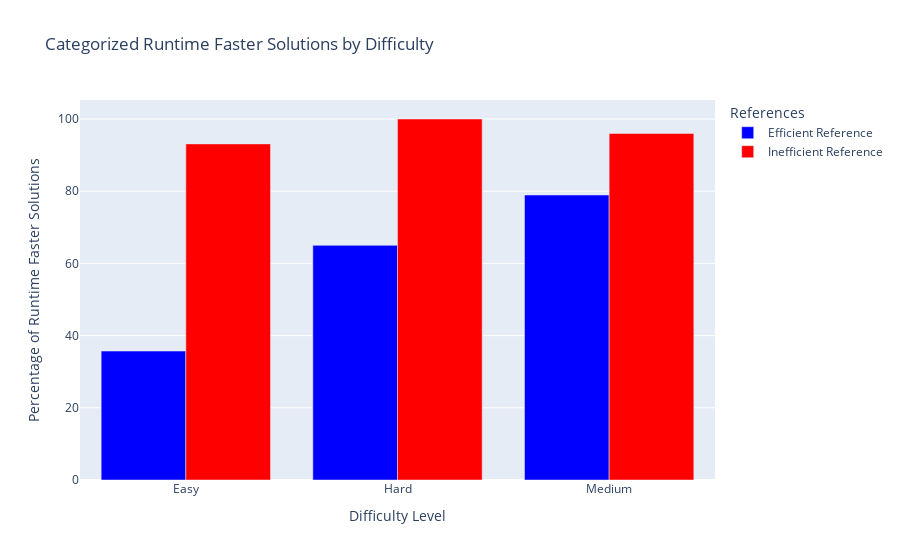
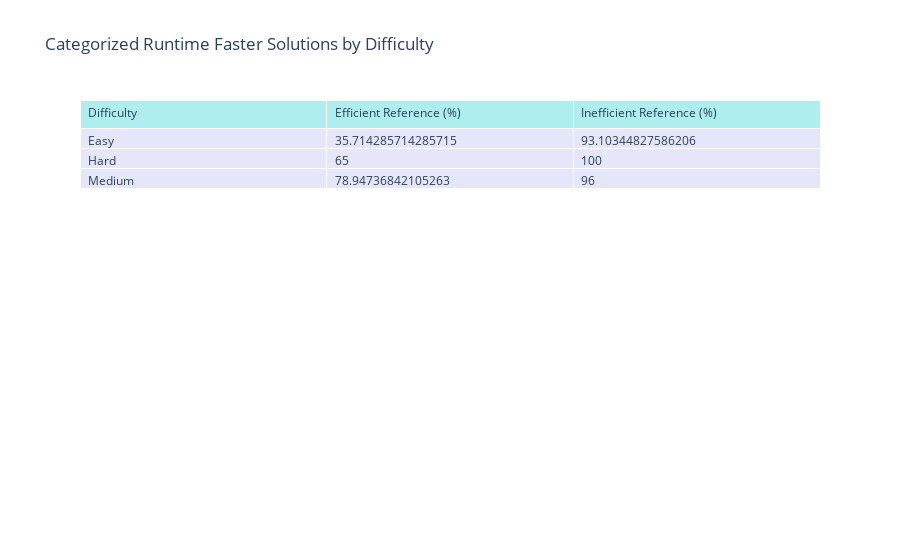

Notebook source saved alongside these figures, in order:
### Code cell
import pandas as pd
import plotly.graph_objects as go

llama_codegen_file_1 = "/Users/bisman/Documents/ECS 260/Project github/CodeRefineAI/dataset/P1/balanced_samples_llama_codegen_submissions.json"
llama_diff_with_rt_eff = get_diff(llama_codegen_file_1, REFERENCE_FILE_RT_EFF)
llama_diff_with_rt_ineff = get_diff(llama_codegen_file_1, REFERENCE_FILE_RT_INEFF)

# Print percentage of generated code faster than reference solutions
print("Percentage of Generated Code Faster than Runtime Efficient Reference Solution:", llama_diff_with_rt_eff["percentage_runtime_faster_solutions"])
print("Percentage of Generated Code Faster than Runtime Inefficient Reference Solution:", llama_diff_with_rt_ineff["percentage_runtime_faster_solutions"])

# Convert categorized runtime faster solutions by difficulty into DataFrames
difficulty_eff = pd.DataFrame(
    {'Difficulty': list(llama_diff_with_rt_eff["categorized_rt_faster_solutions_by_difficulty"]['difficulty']),
     'Percentage': list(llama_diff_with_rt_eff["categorized_rt_faster_solutions_by_difficulty"]['percentage_runtime_faster_solutions'])}
)

difficulty_ineff = pd.DataFrame(
    {'Difficulty': list(llama_diff_with_rt_ineff["categorized_rt_faster_solutions_by_difficulty"]['difficulty']),
     'Percentage': list(llama_diff_with_rt_ineff["categorized_rt_faster_solutions_by_difficulty"]['percentage_runtime_faster_solutions'])}
)

# Ensure both DataFrames have the same difficulty levels
difficulty_levels = sorted(set(difficulty_eff['Difficulty']).union(set(difficulty_ineff['Difficulty'])))
difficulty_eff = difficulty_eff.set_index('Difficulty').reindex(difficulty_levels).fillna(0).reset_index()
difficulty_ineff = difficulty_ineff.set_index('Difficulty').reindex(difficulty_levels).fillna(0).reset_index()

# ---- Bar Chart: Runtime Faster Solutions by Difficulty (Grouped) ----
fig = go.Figure()

# Add bars for Efficient Reference
fig.add_trace(go.Bar(
    x=difficulty_eff['Difficulty'],
    y=difficulty_eff['Percentage'],
    name='Efficient Reference',
    marker_color='blue'
))

# Add bars for Inefficient Reference
fig.add_trace(go.Bar(
    x=difficulty_ineff['Difficulty'],
    y=difficulty_ineff['Percentage'],
    name='Inefficient Reference',
    marker_color='red'
))

# Update layout to group the bars and show a legend
fig.update_layout(
    barmode='group',
    title='Categorized Runtime Faster Solutions by Difficulty',
    xaxis_title='Difficulty Level',
    yaxis_title='Percentage of Runtime Faster Solutions',
    xaxis=dict(tickmode='array', tickvals=difficulty_levels),
    legend_title="References"
)

# Show the plot
fig.show()

# ---- Table: Categorized Runtime Faster Solutions by Difficulty ----
table_fig = go.Figure(data=[go.Table(
    header=dict(values=['Difficulty', 'Efficient Reference (%)', 'Inefficient Reference (%)'],
                fill_color='paleturquoise',
                align='left'),
    cells=dict(values=[
        difficulty_eff['Difficulty'],
        difficulty_eff['Percentage'],
        difficulty_ineff['Percentage']
    ],
    fill_color='lavender',
    align='left'))
])

table_fig.update_layout(title_text="Categorized Runtime Faster Solutions by Difficulty")
table_fig.show()

# # ---- Print Categorized Runtime Faster Solutions by Topics ----
# print("\nCategorized Runtime Faster Solutions by Topics (Efficient Reference):")
# print(llama_diff_with_rt_eff["categorized_rt_faster_solutions_by_topics"].to_string(index=False))

# print("\nCategorized Runtime Faster Solutions by Topics (Inefficient Reference):")
# print(llama_diff_with_rt_ineff["categorized_rt_faster_solutions_by_topics"].to_string(index=False))

### Figure 1 — Plotly figure (JSON) as saved in the notebook; plotly's stock layout.template omitted (floating-point values rounded to 4 significant figures)
{"data": [{"marker": {"color": "blue"}, "name": "Efficient Reference", "type": "bar", "x": ["Easy", "Hard", "Medium"], "y": [35.71, 65.0, 78.95]}, {"marker": {"color": "red"}, "name": "Inefficient Reference", "type": "bar", "x": ["Easy", "Hard", "Medium"], "y": [93.1, 100.0, 96.0]}], "layout": {"barmode": "group", "legend": {"title": {"text": "References"}}, "title": {"text": "Categorized Runtime Faster Solutions by Difficulty"}, "xaxis": {"tickmode": "array", "tickvals": ["Easy", "Hard", "Medium"], "title": {"text": "Difficulty Level"}}, "yaxis": {"title": {"text": "Percentage of Runtime Faster Solutions"}}}}

### Figure 2 — Plotly figure (JSON) as saved in the notebook; plotly's stock layout.template omitted (floating-point values rounded to 4 significant figures)
{"data": [{"cells": {"align": "left", "fill": {"color": "lavender"}, "values": [["Easy", "Hard", "Medium"], [35.71, 65, 78.95], [93.1, 100, 96]]}, "header": {"align": "left", "fill": {"color": "paleturquoise"}, "values": ["Difficulty", "Efficient Reference (%)", "Inefficient Reference (%)"]}, "type": "table"}], "layout": {"title": {"text": "Categorized Runtime Faster Solutions by Difficulty"}}}
